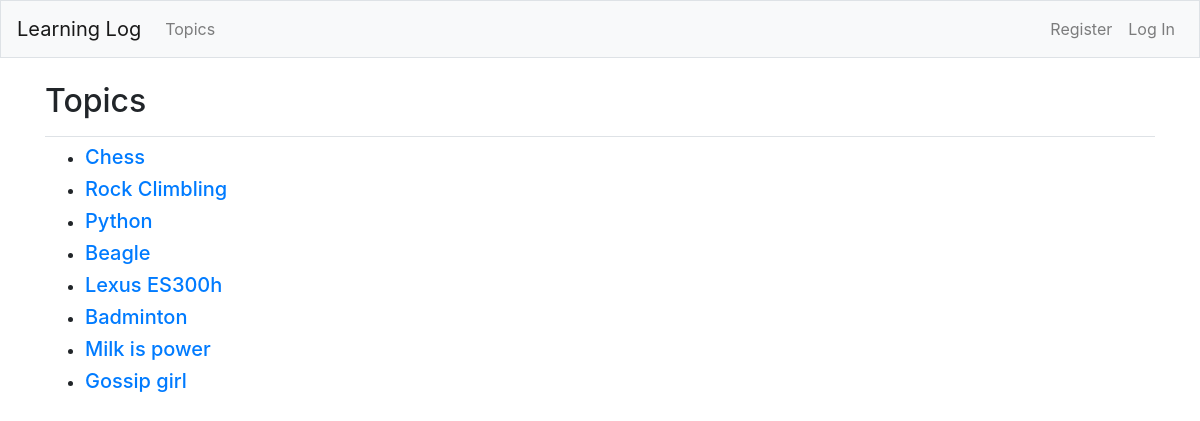
Page /topics/ on the committed database.
### learning_logs/models.py (models this page shows)
class Topic(models.Model):
    text=models.CharField(max_length=200)
    user=models.ForeignKey(User,on_delete=models.CASCADE)
    date_added=models.DateTimeField(auto_now_add=True)
    def __str__(self):
        return self.text

### learning_logs/views.py (the view)
# urls.py: path('topics/', views.topics, name='topics'),
def topics(request):
    topics = Topic.objects.all().order_by('date_added')
    context = {'topics': topics}
    return render(request=request, template_name='learning_logs/topics.html', context=context)

### learning_logs/templates/learning_logs/topics.html (shortened to what this page needs)
{% extends "learning_logs/base.html" %}
{% block page_header %}
<h2>Topics</h2>
{% endblock page_header %}
{% block content %}
<ul>
    {% for topic in topics %}
    <li><h5><a href="{% url 'learning_logs:topic' topic.id %}">{{topic}}</a></li></h5>
    {% empty %}
    <li><h5>No topic has been added yet!</h5></li>
    {% endfor %}
</ul>
{% endblock content %}

### rows in the picture
Topic: text "Chess"
Topic: text "Rock Climbling"
Topic: text "Python"
Topic: text "Beagle"
Topic: text "Lexus ES300h"
Topic: text "Badminton"
Topic: text "Milk is power"
Topic: text "Gossip girl"
